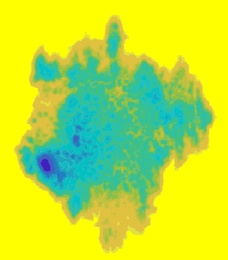
%> input picture Defect _models/1.jpg, 228 x 260 px, shrunk from 905 x 1033 before the run
$ octave Generate_thickness_examples.m   (GNU Octave 9; MATLAB toolbox functions it lacks are replaced by stand-ins)
%> lines starting %> are read from the running program, lines starting %| are printed output that depends on the picture
### Defect _models/Rand_thickness_defect_model_1m_1m.m
function thickness_map = Rand_thickness_defect_model_1m_1m(n, rdefect_min, rdefect_max, dx, thickness_min, thickness_max, defect_region)
%> called with n = [120 120], rdefect_min = 5, rdefect_max = 50, dx = 1000, thickness_min = 1.5, thickness_max = 3
    % 生成随机厚度缺陷模型，用于导波声场研究
    % 输入:
    %   n - 网格尺寸 [nz, nx] (Z X坐标系：第一个为z，第二个为x)
    %   rdefect_min - 最小缺陷半径 (网格点数)
    %   rdefect_max - 最大缺陷半径 (网格点数)
    %   dx - 网格间距
    %   thickness_min - 最小厚度 (mm)
    %   thickness_max - 最大厚度 (mm)
    %   defect_region - 缺陷区域限制结构体
    % 输出:
    %   thickness_map - 厚度分布图 (单位: mm)

    % 使用现有的图像生成缺陷形状
    v = imread('1.jpg');
%> v is the input picture: size 260x228x3 uint8; mean R, G, B 187.4, 224.6, 56.1
    theta = randi(360); % 随机旋转角度
    v = imrotate(v, theta, 'bilinear', 'crop');
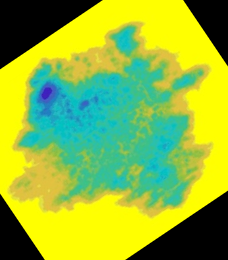
%> v: size 260x228x3 uint8; mean R, G, B 143.9, 181.1, 56.1

    v = rgb2gray(v);
%> v: size 260x228 uint8
    v(v < 5) = max(v(:)) + 5;  % 标记均匀板区域
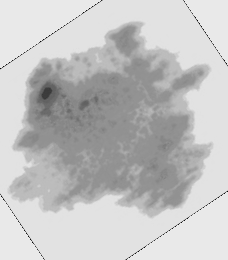
%> v: size 260x228 uint8; min 7, max 233, mean 194.7
    v = double(v);
%> v: size 260x228 double
    v = imresize(v, n);
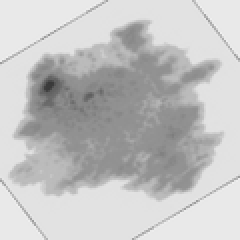
%> v: size 120x120 double (shown 2 times larger); min 57.56, max 240.6, mean 194.7

    % 生成随机多边形掩膜
    [x, y] = Polygon_mask(n, rdefect_min, rdefect_max, dx, defect_region);
    bw = poly2mask(x, y, n(1), n(2));

    bw = double(bw);
    v = v .* bw;
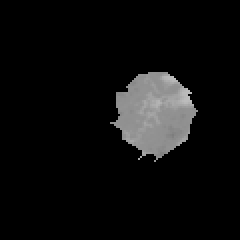
%> v: size 120x120 double (shown 2 times larger); min 0, max 188.8, mean 13.4
    v(v==0) = max(v(:)) + 5;  % 无缺陷区域
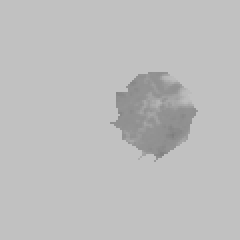
%> v: size 120x120 double (shown 2 times larger); min 125.7, max 193.8, mean 190

    % 将图像灰度值映射到厚度范围
    thickness_map = rescale(v, thickness_min, thickness_max);
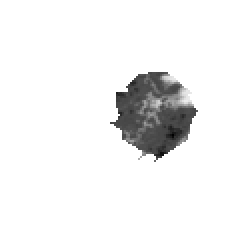
%> thickness_map: size 120x120 double (shown 2 times larger); min 1.5, max 3, mean 2.92; drawn with min black and max white

    % 高斯滤波使厚度变化更平滑真实
    thickness_map = imgaussfilt(thickness_map, 2);
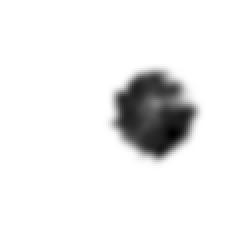
%> thickness_map: size 120x120 double (shown 2 times larger); min 1.76, max 3, mean 2.92; drawn with min black and max white

end

function [x, y] = Polygon_mask(n, rdefect_min, rdefect_max, dx, defect_region)
    % 生成随机多边形掩膜
    N = randi([20, 50]);              % 多边形边数 (增加到20-50，更不规则)
    a = sort(rand(N,1))*2*pi;         % 角度

    % 在最小和最大缺陷半径之间随机选择
    rtemp = randi([rdefect_min, rdefect_max]);

%     r = randi([max(rdefect_min, rtemp-5), rtemp], N, 1);
    % 增加半径变化范围，使形状更不规则
    e = rand() * 0.2; % 生成0到0.3之间的随机小数
    r_variation = max(5, round(rtemp * e)); % 变化幅度为平均半径的0-30%
    r = randi([max(rdefect_min, rtemp-r_variation), rtemp], N, 1);

    x_poly = cos(a).*r;  % 多边形x坐标
    z_poly = sin(a).*r;  % 多边形z坐标

% [7 lines of commented-out code are left out]

    rmax = max(r(:));

    % 在指定区域内随机选择中心位置 (Z X坐标系：n(1)=nz, n(2)=nx)
    zc_min = max(defect_region.z_min + rmax, 1);
    zc_max = min(defect_region.z_max - rmax, n(1));  % n(1)为z方向
    xc_min = max(defect_region.x_min + rmax, 1);
    xc_max = min(defect_region.x_max - rmax, n(2));  % n(2)为x方向

    % 确保有效范围
    if zc_min >= zc_max
        zc = round((defect_region.z_min + defect_region.z_max) / 2);
    else
        zc = randi([zc_min, zc_max]);
    end

    if xc_min >= xc_max
        xc = round((defect_region.x_min + defect_region.x_max) / 2);
    else
        xc = randi([xc_min, xc_max]);
    end

    % 平移多边形到中心位置
    x_poly = x_poly + xc;
    z_poly = z_poly + zc;

    % 确保所有点在网格范围内
    x_poly = max(1, min(n(2), x_poly));  % x方向限制 (n(2)为x方向)
    z_poly = max(1, min(n(1), z_poly));  % z方向限制 (n(1)为z方向)

    % 为poly2mask函数准备坐标 (poly2mask需要 x=列坐标, y=行坐标)
    x = x_poly;  % X方向 = 列坐标
    y = z_poly;  % Z方向 = 行坐标

end

### Defect _models/Generate_thickness_examples.m
% 批量生成厚度缺陷模型用于导波声场研究
% 预览 imagesc(thickness);colorbar
clear; clc; close all;

%% 参数设置
n_samples = 2000;                      % 生成样本数量
dx = 1000;                          % 网格间距 (μm)
n = [120, 120];                   % 网格尺寸 [nz, nx] (z方向1000点, x方向500点)
rdefect_max = 50;                   % 最大缺陷半径 (网格点数，约400mm)
rdefect_min = 5;                    % 最小缺陷半径 (网格点数，约30mm)
Thicknessmax = 3;                 % 最大厚度 (mm)
Thicknessmin = 1.5;                 % 最小厚度 (mm)

% 缺陷区域限制 (网格点坐标，Z X坐标系)
defect_region.z_min = 3;          % Z方向最小位置
defect_region.z_max = 117;          % Z方向最大位置
defect_region.x_min = 3;          % X方向最小位置
defect_region.x_max = 117;          % X方向最大位置

%% 创建存储文件夹
output_folder = 'Defects';
if ~exist(output_folder, 'dir')
    mkdir(output_folder);
    fprintf('创建文件夹: %s\n', output_folder);
end

%% 批量生成
fprintf('开始生成 %d 个厚度缺陷模型...\n', n_samples);

% 创建预览数据存储
preview_data = {};
preview_count = 0;

for i = 1:n_samples
    fprintf('生成第 %d/%d 个模型...', i, n_samples);

    % 生成厚度图
    thickness = Rand_thickness_defect_model_1m_1m(n, rdefect_min, rdefect_max, dx, Thicknessmin, Thicknessmax, defect_region);

    % 保存数据
    filename = fullfile(output_folder, sprintf('Defect_%d.mat', i));
    save(filename, 'thickness');
    fprintf(' 完成\n');

% [5 lines of commented-out code are left out]
end

% [31 lines of commented-out code are left out]

%% 统计信息
fprintf('\n=== 生成完成 ===\n');
fprintf('样本数量: %d\n', n_samples);
fprintf('存储路径: %s\n', output_folder);
fprintf('厚度范围: %.1f - %.1f mm\n', Thicknessmin, Thicknessmax);
fprintf('网格尺寸: %d × %d (Z×X)\n', n(1), n(2));
fprintf('网格间距: %d μm\n', dx);
fprintf('缺陷半径: %d-%d 网格点 (%.0f-%.0fmm)\n', rdefect_min, rdefect_max, rdefect_min*dx/1000, rdefect_max*dx/1000);
fprintf('缺陷区域: Z[%d-%d], X[%d-%d] (网格点)\n', ...
    defect_region.z_min, defect_region.z_max, defect_region.x_min, defect_region.x_max);
